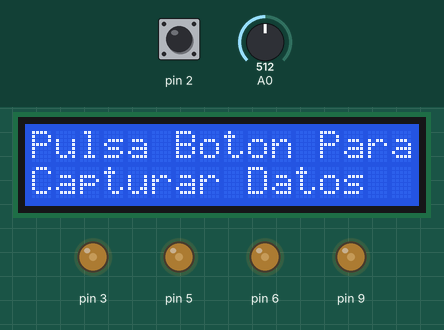
Recording of a sketch running on a simulated Arduino Uno, built with avr-gcc and run on an emulated ATmega328P. On the bench: 16×2 character LCD, output pins drawn as LEDs (lit = HIGH). The inputs (shaded band) are chosen by the test bench; at power-on: pin 2 HIGH, A0 = 512. Storage starts empty; what the sketch prints to the serial monitor is not drawn.

Above: at 2.3 s.
2.4 s: pin 2 pulled LOW for 0.15 s
At 3.2 s:
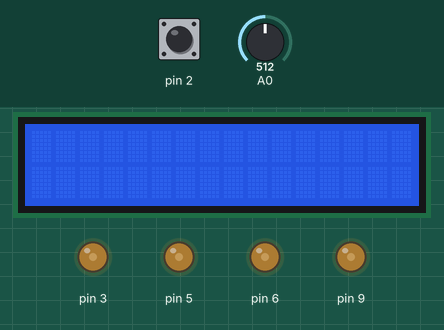
At 4.3 s:
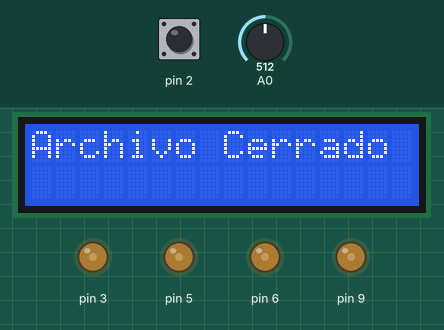
Timing chart, 0 to 5.8 s (numbered marks = the images above; inputs shaded):
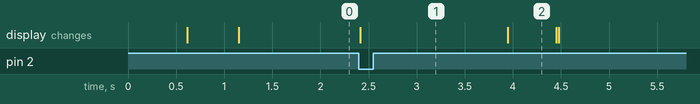

Measured:
- after the input at 2.4 s, the display: changes at once (image 1)
- what the display in image 2 shows lasts 0.5 s, from 3.9 s to 4.4 s

The sketch:

Guardado_De_Datos.ino
```cpp
#include <LiquidCrystal_I2C.h>
LiquidCrystal_I2C lcd(0x27, 16, 2);

#include <SPI.h>
#include <SD.h>

#define SSpin 10

File archivo;

int boton, i = 0, j, g = pow(2,12), lectura;
String l = "Seccion", N[26] = {"A","B","C","D","E","F","G","H","I","J","K","L","M","N","O","P","Q","R","S","T","U","V","W","Y","Z"};
long ti;

void setup() {
  Serial.begin(115200);
  lcd.init();
  lcd.backlight();
  lcd.print("Iniciando SD ....");
  delay(500);
  lcd.clear();

  if (SD.begin(SSpin) == 0){
    lcd.print("Fallo Inico SD");
    delay(500);
    lcd.clear();
    return;
  }

  //SD.remove("Seccion.txt");
  lcd.print("Inicio Correcto");
  delay(500);
  lcd.clear();

  pinMode(2, INPUT_PULLUP);
  pinMode(3, OUTPUT);
  //pinMode(4, OUTPUT); No hay PWM
  pinMode(5, OUTPUT);
  pinMode(6, OUTPUT);
  //pinMode(7, OUTPUT); No hay PWM
  //pinMode(8, OUTPUT); No hay PWM
  pinMode(9, OUTPUT);

  //digitalWrite(6,HIGH);
  analogWrite(3,76);//63 -> 25%, 76 -> 30%, 127 -> 50%, 178 -> 70%, 191 -> 75%, 229 -> 90%, 255 -> 100%
  //analogWrite(4,76);//63 -> 25%, 76 -> 30%, 127 -> 50%, 178 -> 70%, 191 -> 75%, 229 -> 90%, 255 -> 100%
  analogWrite(5,76);//63 -> 25%, 76 -> 30%, 127 -> 50%, 178 -> 70%, 191 -> 75%, 229 -> 90%, 255 -> 100%
  analogWrite(6,76);//63 -> 25%, 76 -> 30%, 127 -> 50%, 178 -> 70%, 191 -> 75%, 229 -> 90%, 255 -> 100%
  //analogWrite(7,76);//63 -> 25%, 76 -> 30%, 127 -> 50%, 178 -> 70%, 191 -> 75%, 229 -> 90%, 255 -> 100%
  //analogWrite(8,76);//63 -> 25%, 76 -> 30%, 127 -> 50%, 178 -> 70%, 191 -> 75%, 229 -> 90%, 255 -> 100%
  analogWrite(9,76);//63 -> 25%, 76 -> 30%, 127 -> 50%, 178 -> 70%, 191 -> 75%, 229 -> 90%, 255 -> 100%
  //tone(6,100);
}

void loop() {

  lectura = analogRead(A0);
  Serial.println(lectura);

  lcd.setCursor(0, 0);
  lcd.print("Pulsa Boton Para");
  lcd.setCursor(0, 1);
  lcd.print("Capturar Datos");

  boton = digitalRead(2);

  if (boton == 0){
    lcd.clear();
    l += N[i];
    //Serial.println(l);
    archivo = SD.open(l+".txt",FILE_WRITE);
    if(archivo != 0){
      ti = millis();

      for (j = 0; j < g; j += 1){
        archivo.println(analogRead(A0));
      }

      archivo.println(millis()-ti);

      lcd.clear();
      archivo.close();
      lcd.print("Archivo Cerrado");
      delay(500);
      lcd.clear();
    }
    else{
      lcd.print("ERROR");
      delay(1500);
      lcd.clear();
    }
  i += 1;
  l = "Seccion";
  }
}
```
